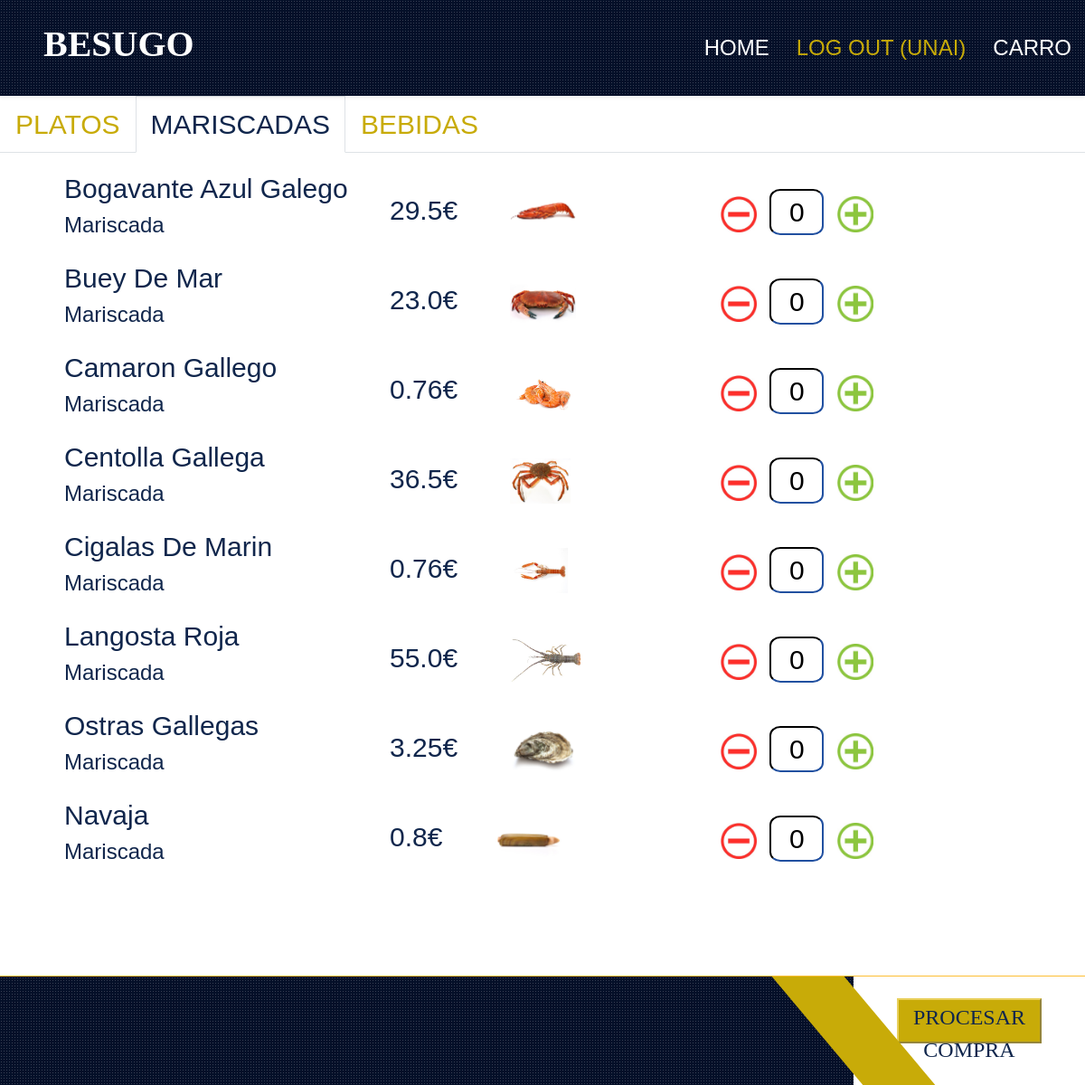
Screenshot of /mariscadas/ (signed in) with the database file from the repository.
### store/models.py (models this page shows)
class Produktua(models.Model):
    PRODUKTU_MOTA = (
        (0, 'Osagaia'),
        (1, 'Platera'),
        (2, 'Edaria'),
    )
    izena = models.CharField(max_length=255)
    deskribapena = models.CharField(max_length=255)
    prezioa = models.FloatField()
    stock = models.FloatField()
    mota = models.IntegerField(choices = PRODUKTU_MOTA)
    foto = models.CharField(max_length=255,default='null.jpg')

### store/views.py (the view)
# urls.py: path('mariscadas/', views.mariscadas, name='mariscadas'),
def mariscadas(request):
    myprodu = Produktua.objects.all().values()
    template = loader.get_template('mariscadas.html')
    context = {
        'myprodu': myprodu,
    }
    return HttpResponse(template.render(context, request))

### store/templates/mariscadas.html (shortened to what this page needs)
{% load static %}
<!DOCTYPE html>
<html lang="en">
  <head>
    <link
      rel="stylesheet"
      href="{% static 'https://cdnjs.cloudflare.com/ajax/libs/font-awesome/5.15.0/css/all.min.css' %}"
    />
    <link
      rel="stylesheet"
      href="{% static 'https://cdn.jsdelivr.net/npm/bootstrap-icons@1.4.1/font/bootstrap-icons.css' %}"
    />
    <link
      rel="stylesheet"
      href="{% static 'lib/owlcarousel/assets/owl.carousel.min.css' %}"
    />
    <link
      rel="stylesheet"
      href="{% static 'lib/tempusdominus/css/tempusdominus-bootstrap-4.min.css' %}"
    />
    <link
      rel="stylesheet"
      href="{% static 'lib/lightbox/css/lightbox.min.css' %}"
    />
    <link rel="stylesheet" href="{% static 'css/bootstrap.min.css' %}" />
    <link rel="stylesheet" href="{% static 'css/style.css' %}" />
  </head>
  <body>
    {% include "header.html" %}
    <section id="region-main" class="has-blocks mb-3" aria-label="Contenido">
      <div role="main">
        <div class="course-content">
          <div class="single-section onetopic">
            <ul class="nav nav-tabs mb-3">
              <li class="nav-item">
                <a class="nav-link" href="{% url 'platerak' %}" title="PLATOS"
                  ><innertab
                    style=""
                    class="tab_content tab_position_1 tab_level_0"
                    ><span
                      class="sectionname"
                      style="color: var(--primary); font-size: 30px"
                      >PLATOS</span
                    ></innertab
                  ></a
                >
              </li>
              <li class="nav-item">
                <a class="nav-link active" title="General"
                  ><innertab
                    style=""
                    class="tab_content tab_position_0 tab_level_0 marker"
                    ><span
                      class="sectionname"
                      style="color: var(--dark); font-size: 30px"
                      >MARISCADAS</span
                    ></innertab
                  ></a
                >
              </li>
              <li class="nav-item">
                <a class="nav-link" href="{% url 'bebidas' %}" title="BEBIDAS"
                  ><innertab
                    style=""
                    class="tab_content tab_position_1 tab_level_0"
                    ><span
                      class="sectionname"
                      style="color: var(--primary); font-size: 30px"
                      >BEBIDAS</span
                    ></innertab
                  ></a
                >
              </li>
            </ul>
            <div id="mardiv">
              <div id="menu">
                <table class="menutable">
                  {% for x in myprodu %} {% if x.mota == 0 %}
                  <tr>
                    <td class="menuizena">
                      {{ x.izena }}<br />
                      <p>{{ x.deskribapena }}</p>
                    </td>
                    <td class="menuprez">
                      <div>
                        <span>{{ x.prezioa}}€</span>
                        <img class="tableimg" src="../static/img/{{x.foto}}" />
                      </div>
                    </td>
                    {% if request.user.is_authenticated %}
                    <td class="menubotoia">
                      <button
                        class="kenMariskada"
                        id="btnMinus{{ x.id }}"
                        value="{{ x.id }}"
                      >
                        <img class="geikenimg" src="../static/img/minus.jpg" />
                      </button>
                      <input
                      type="text"
                      class="contador"
                      id="contador{{ x.id }}"
                      value="0"
                    />
                      <button
                        class="gehiMariskada"
                        id="btnPlus{{ x.id }}"
                        value="{{ x.id }}"
                      >
                        <img class="geikenimg" src="../static/img/plus.jpg" />
                      </button>
                    </td>
                    {% endif %}
                  </tr>
                  {% endif %} {% endfor %}
                </table>
              </div>
            </div>
          </div>
        </div>
      </div>
    </section>
    {% include "menufooter.html" %}
  </body>
</html>

### store/templates/header.html (shortened to what this page needs)
<div class="container-fluid sticky-top bg-dark bg-light-radial shadow-sm px-5 pe-lg-0 header">
    <nav class="navbar navbar-expand-lg bg-dark bg-light-radial navbar-dark py-3 py-lg-0">
        <a href="{% url 'index' %}" class="navbar-brand">
            <h1 style="font-family: besugo;font: size 4px; color:#FFFFFF;">BESUGO</h1>
        </a>
        <div class="collapse navbar-collapse" id="navbarCollapse">
            <div class="navbar-nav ms-auto py-0" id="navbotoiak">
                <a href="{% url 'index' %}" class="nav-item nav-link">Home</a>
                {% if request.user.is_authenticated %}
                    <a href="{% url 'amaitusaioa' %}" class="nav-item nav-link active">Log out ({{request.user.username}})</a>
                {% else %}
                    <a href="{% url 'login' %}" class="nav-item nav-link active">Login</a>
                {% endif %}
                {% if request.user.is_authenticated %}
                <a href="{% url 'carro' %}" class="nav-item nav-link" style="">carro</a>
                {% else %}
                <a href="" class="nav-item nav-link" style="color:gray;">carro</a>
                {% endif %}
            </div>
        </div>
    </nav>
</div>

### store/static/css/style.css (style rules this page uses)
:root { --primary: #c8ab08; --secondary: #e9d05c; --light: #FFFFFF; --dark: #10264c; }
body { font-family: Arial, Helvetica, sans-serif; }
.bg-light-radial { background-image: -webkit-repeating-radial-gradient(center center, rgba(256, 256, 256, 0.2), rgba(256, 256, 256, 0.2) 1px, transparent 1px, transparent 100%); background-image: -moz-repeating-radial-gradient(center center, rgba(256, 256, 256, 0.2), rgba(256, 256, 256, 0.2) 1px, transparent 1px, transparent 100%); background-image: -ms-repeating-radial-gradient(center center, rgba(256, 256, 256, 0.2), rgba(256, 256, 256, 0.2) 1px, transparent 1px, transparent 100%); background-image: -o-repeating-radial-gradient(center center, rgba(256, 256, 256, 0.2), rgba(256, 256, 256, 0.2) 1px, transparent 1px, transparent 100%); background-image: repeating-radial-gradient(center center, rgba(256, 256, 256, 0.2), rgba(256, 256, 256, 0.2) 1px, transparent 1px, transparent 100%); background-size: 3px 3px; }
.navbar-dark .navbar-nav .nav-link { position: relative; padding: 35px 15px; font-size: 24px; text-transform: uppercase; color: var(--light); outline: none; transition: .5s; }
.navbar-dark .navbar-nav .nav-link:hover, .navbar-dark .navbar-nav .nav-link.active { color: var(--primary); }
.sectionname { font-size: 24px; }
#menu { margin-left: 50px; margin-right: 50px; overflow: scroll; overflow-x: hidden; height: 65vh; padding-left: 20px; }
.menutable { height: 70%; width: 100%; }
.menutable tr { font-size: 30px; font-family: Arial; width:auto; }
.menutable td { font-family: Arial; font-size: 30px; color: var(--dark); }
.menuizena { width: 30%; }
.menuprez { font-family: besugo; color: var(--dark); width: 30%; }
.menuprez img { margin-left: 50px; }
.menubotoia { width: 30%; }
.menutable p { font-size: 24px }
.tableimg { height: 50px; margin: 10px; }
.kenMariskada { border: none; background: white; }
.geikenimg { height: 40px; width: 40px; }
.contador { width: 60px; border-color: var(--dark); border-radius: 20%; text-align: center; }
.gehiMariskada { border: none; background: white; }

### rows the page displays
Produktua: izena "Bogavante Azul Galego", deskribapena "Mariscada", prezioa "29.5", foto (picture), {{ x.id }} 23 (drawn), mota 0 (drawn)
Produktua: izena "Buey De Mar", deskribapena "Mariscada", prezioa "23.0", foto (picture), {{ x.id }} 24 (drawn), mota 0 (drawn)
Produktua: izena "Camaron Gallego", deskribapena "Mariscada", prezioa "0.76", foto (picture), {{ x.id }} 26 (drawn), mota 0 (drawn)
Produktua: izena "Centolla Gallega", deskribapena "Mariscada", prezioa "36.5", foto (picture), {{ x.id }} 27 (drawn), mota 0 (drawn)
Produktua: izena "Cigalas De Marin", deskribapena "Mariscada", prezioa "0.76", foto (picture), {{ x.id }} 28 (drawn), mota 0 (drawn)
Produktua: izena "Langosta Roja", deskribapena "Mariscada", prezioa "55.0", foto (picture), {{ x.id }} 29 (drawn), mota 0 (drawn)
Produktua: izena "Ostras Gallegas", deskribapena "Mariscada", prezioa "3.25", foto (picture), {{ x.id }} 30 (drawn), mota 0 (drawn)
Produktua: izena "Navaja", deskribapena "Mariscada", prezioa "0.8", foto (picture), {{ x.id }} 31 (drawn), mota 0 (drawn)

### other values shown
{{ request.user.username }} "UNAI"
